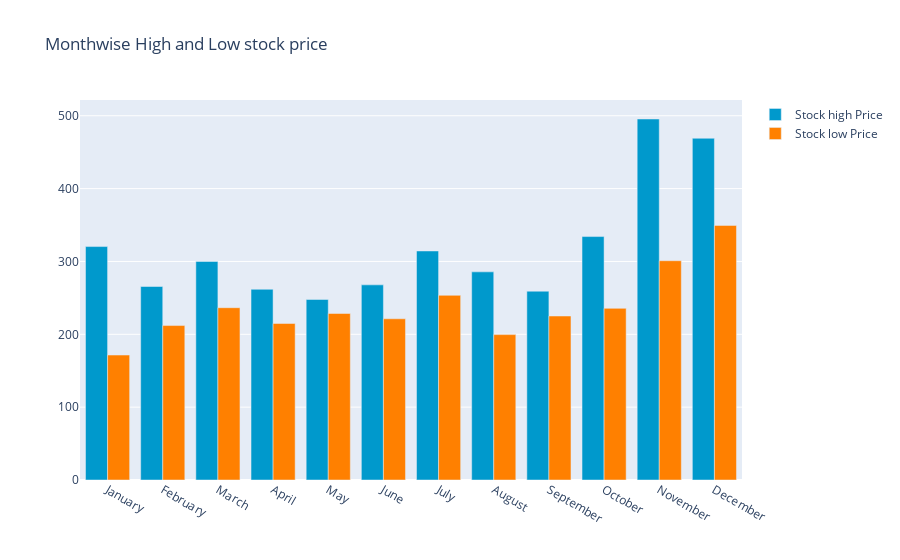

Write notebook code for a chart like this one.
### Code cell
y_2015.groupby(y_2015['Date'].dt.strftime('%B'))['Low'].min()
monthvise_high = y_2015.groupby(maindf['Date'].dt.strftime('%B'))['High'].max()
monthvise_high = monthvise_high.reindex(new_order, axis=0)

monthvise_low = y_2015.groupby(y_2015['Date'].dt.strftime('%B'))['Low'].min()
monthvise_low = monthvise_low.reindex(new_order, axis=0)

fig = go.Figure()
fig.add_trace(go.Bar(
    x=monthvise_high.index,
    y=monthvise_high,
    name='Stock high Price',
    marker_color='rgb(0, 153, 204)'
))
fig.add_trace(go.Bar(
    x=monthvise_low.index,
    y=monthvise_low,
    name='Stock low Price',
    marker_color='rgb(255, 128, 0)'
))

fig.update_layout(barmode='group', 
                  title=' Monthwise High and Low stock price')
fig.show()

### Figure 1 — Plotly figure (JSON) as saved in the notebook; plotly's stock layout.template omitted (floating-point values rounded to 4 significant figures)
{"data": [{"marker": {"color": "rgb(0, 153, 204)"}, "name": "Stock high Price", "type": "bar", "x": ["January", "February", "March", "April", "May", "June", "July", "August", "September", "October", "November", "December"], "y": [320.4, 265.6, 300.0, 261.8, 247.8, 267.9, 314.4, 285.7, 259.2, 334.2, 495.6, 469.1]}, {"marker": {"color": "rgb(255, 128, 0)"}, "name": "Stock low Price", "type": "bar", "x": ["January", "February", "March", "April", "May", "June", "July", "August", "September", "October", "November", "December"], "y": [171.5, 212.0, 236.5, 214.9, 228.6, 221.3, 253.5, 199.6, 225.1, 235.6, 301.0, 349.5]}], "layout": {"barmode": "group", "title": {"text": " Monthwise High and Low stock price"}}}
